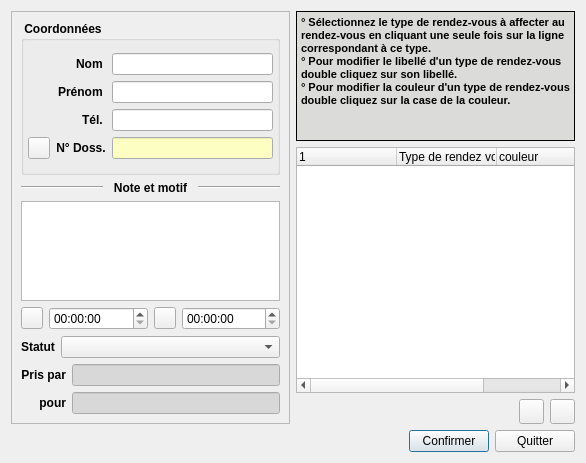
<?xml version="1.0" encoding="UTF-8"?>
<ui version="4.0">
 <class>C_Dlg_RdvTypeConfig</class>
 <widget class="QDialog" name="C_Dlg_RdvTypeConfig">
  <property name="geometry">
   <rect>
    <x>0</x>
    <y>0</y>
    <width>586</width>
    <height>463</height>
   </rect>
  </property>
  <property name="sizePolicy">
   <sizepolicy hsizetype="Expanding" vsizetype="Expanding">
    <horstretch>0</horstretch>
    <verstretch>0</verstretch>
   </sizepolicy>
  </property>
  <property name="windowTitle">
   <string>Dialog</string>
  </property>
  <layout class="QGridLayout" name="gridLayout_12">
   <item row="0" column="0">
    <widget class="QFrame" name="frame_RdvEdit">
     <property name="frameShape">
      <enum>QFrame::StyledPanel</enum>
     </property>
     <property name="frameShadow">
      <enum>QFrame::Raised</enum>
     </property>
     <layout class="QGridLayout" name="gridLayout_9">
      <item row="0" column="0">
       <widget class="QGroupBox" name="groupBox_Coordonnees">
        <property name="font">
         <font>
          <weight>75</weight>
          <bold>true</bold>
         </font>
        </property>
        <property name="title">
         <string> Coordonnées </string>
        </property>
        <layout class="QGridLayout" name="gridLayout_8">
         <property name="margin">
          <number>4</number>
         </property>
         <item row="0" column="0">
          <layout class="QGridLayout" name="gridLayout_6">
           <item row="0" column="0">
            <layout class="QGridLayout" name="gridLayout_5">
             <item row="0" column="0">
              <widget class="QLabel" name="label_2">
               <property name="font">
                <font>
                 <weight>75</weight>
                 <bold>true</bold>
                </font>
               </property>
               <property name="text">
                <string>Nom </string>
               </property>
               <property name="alignment">
                <set>Qt::AlignRight|Qt::AlignTrailing|Qt::AlignVCenter</set>
               </property>
              </widget>
             </item>
             <item row="1" column="0">
              <widget class="QLabel" name="label_3">
               <property name="font">
                <font>
                 <weight>75</weight>
                 <bold>true</bold>
                </font>
               </property>
               <property name="text">
                <string>Prénom </string>
               </property>
               <property name="alignment">
                <set>Qt::AlignRight|Qt::AlignTrailing|Qt::AlignVCenter</set>
               </property>
              </widget>
             </item>
             <item row="2" column="0">
              <widget class="QLabel" name="label_4">
               <property name="font">
                <font>
                 <weight>75</weight>
                 <bold>true</bold>
                </font>
               </property>
               <property name="text">
                <string>Tél. </string>
               </property>
               <property name="alignment">
                <set>Qt::AlignRight|Qt::AlignTrailing|Qt::AlignVCenter</set>
               </property>
              </widget>
             </item>
             <item row="3" column="0">
              <layout class="QGridLayout" name="gridLayout_4">
               <item row="0" column="0">
                <widget class="QPushButton" name="pushButton_Anonymize">
                 <property name="maximumSize">
                  <size>
                   <width>22</width>
                   <height>22</height>
                  </size>
                 </property>
                 <property name="toolTip">
                  <string>Rendre un rendez-vous anonyme (non rattaché à un dossier)</string>
                 </property>
                 <property name="text">
                  <string/>
                 </property>
                </widget>
               </item>
               <item row="0" column="1">
                <widget class="QLabel" name="label_5">
                 <property name="font">
                  <font>
                   <weight>75</weight>
                   <bold>true</bold>
                  </font>
                 </property>
                 <property name="text">
                  <string>N° Doss.</string>
                 </property>
                 <property name="alignment">
                  <set>Qt::AlignCenter</set>
                 </property>
                </widget>
               </item>
              </layout>
             </item>
            </layout>
           </item>
           <item row="0" column="1">
            <layout class="QVBoxLayout" name="verticalLayout">
             <item>
              <widget class="QLineEdit" name="lineEdit_Nom">
               <property name="font">
                <font>
                 <weight>50</weight>
                 <bold>false</bold>
                </font>
               </property>
              </widget>
             </item>
             <item>
              <widget class="QLineEdit" name="lineEdit_Prenom">
               <property name="font">
                <font>
                 <weight>50</weight>
                 <bold>false</bold>
                </font>
               </property>
              </widget>
             </item>
             <item>
              <widget class="QLineEdit" name="lineEdit_Tel">
               <property name="font">
                <font>
                 <weight>50</weight>
                 <bold>false</bold>
                </font>
               </property>
              </widget>
             </item>
             <item>
              <widget class="QLineEdit" name="lineEdit_GUID">
               <property name="palette">
                <palette>
                 <active>
                  <colorrole role="Base">
                   <brush brushstyle="SolidPattern">
                    <color alpha="255">
                     <red>252</red>
                     <green>255</green>
                     <blue>193</blue>
                    </color>
                   </brush>
                  </colorrole>
                 </active>
                 <inactive>
                  <colorrole role="Base">
                   <brush brushstyle="SolidPattern">
                    <color alpha="255">
                     <red>252</red>
                     <green>255</green>
                     <blue>193</blue>
                    </color>
                   </brush>
                  </colorrole>
                 </inactive>
                 <disabled>
                  <colorrole role="Base">
                   <brush brushstyle="SolidPattern">
                    <color alpha="255">
                     <red>255</red>
                     <green>255</green>
                     <blue>255</blue>
                    </color>
                   </brush>
                  </colorrole>
                 </disabled>
                </palette>
               </property>
               <property name="font">
                <font>
                 <pointsize>8</pointsize>
                 <weight>50</weight>
                 <bold>false</bold>
                </font>
               </property>
               <property name="readOnly">
                <bool>true</bool>
               </property>
              </widget>
             </item>
            </layout>
           </item>
          </layout>
         </item>
        </layout>
       </widget>
      </item>
      <item row="1" column="0">
       <layout class="QGridLayout" name="gridLayout_7">
        <item row="2" column="0">
         <layout class="QHBoxLayout" name="horizontalLayout_4">
          <item>
           <widget class="QLabel" name="label_8">
            <property name="font">
             <font>
              <weight>75</weight>
              <bold>true</bold>
             </font>
            </property>
            <property name="text">
             <string>Statut</string>
            </property>
            <property name="alignment">
             <set>Qt::AlignCenter</set>
            </property>
           </widget>
          </item>
          <item>
           <widget class="QComboBox" name="comboBox_Statut">
            <property name="sizePolicy">
             <sizepolicy hsizetype="Expanding" vsizetype="Fixed">
              <horstretch>0</horstretch>
              <verstretch>0</verstretch>
             </sizepolicy>
            </property>
            <property name="toolTip">
             <string>Choix du statut du rendez-vous</string>
            </property>
           </widget>
          </item>
         </layout>
        </item>
        <item row="0" column="0">
         <layout class="QGridLayout" name="gridLayout_3">
          <item row="1" column="0">
           <widget class="QTextEdit" name="textEdit_note">
            <property name="maximumSize">
             <size>
              <width>16777215</width>
              <height>100</height>
             </size>
            </property>
            <property name="tabChangesFocus">
             <bool>true</bool>
            </property>
           </widget>
          </item>
          <item row="0" column="0">
           <layout class="QHBoxLayout" name="horizontalLayout_2">
            <item>
             <widget class="Line" name="line">
              <property name="orientation">
               <enum>Qt::Horizontal</enum>
              </property>
             </widget>
            </item>
            <item>
             <widget class="QLabel" name="label">
              <property name="font">
               <font>
                <weight>75</weight>
                <bold>true</bold>
               </font>
              </property>
              <property name="text">
               <string>Note et motif</string>
              </property>
              <property name="alignment">
               <set>Qt::AlignCenter</set>
              </property>
             </widget>
            </item>
            <item>
             <widget class="Line" name="line_2">
              <property name="orientation">
               <enum>Qt::Horizontal</enum>
              </property>
             </widget>
            </item>
           </layout>
          </item>
         </layout>
        </item>
        <item row="1" column="0">
         <layout class="QHBoxLayout" name="horizontalLayout_5">
          <item>
           <widget class="QPushButton" name="pushButton_Heure">
            <property name="minimumSize">
             <size>
              <width>22</width>
              <height>22</height>
             </size>
            </property>
            <property name="maximumSize">
             <size>
              <width>22</width>
              <height>22</height>
             </size>
            </property>
            <property name="toolTip">
             <string>Changer l'heure du rendez-vous à partir d'une liste d'heures possibles</string>
            </property>
            <property name="text">
             <string/>
            </property>
           </widget>
          </item>
          <item>
           <widget class="QTimeEdit" name="timeEdit_Heure"/>
          </item>
          <item>
           <widget class="QPushButton" name="pushButton_Duree">
            <property name="minimumSize">
             <size>
              <width>22</width>
              <height>22</height>
             </size>
            </property>
            <property name="maximumSize">
             <size>
              <width>22</width>
              <height>22</height>
             </size>
            </property>
            <property name="toolTip">
             <string>Changer la durée du rendez-vous à partir d'une liste d'heures possibles</string>
            </property>
            <property name="text">
             <string/>
            </property>
           </widget>
          </item>
          <item>
           <widget class="QTimeEdit" name="timeEdit_Duree"/>
          </item>
         </layout>
        </item>
       </layout>
      </item>
      <item row="2" column="0">
       <layout class="QGridLayout" name="gridLayout">
        <item row="0" column="0">
         <layout class="QVBoxLayout" name="verticalLayout_3">
          <item>
           <widget class="QLabel" name="label_6">
            <property name="font">
             <font>
              <weight>75</weight>
              <bold>true</bold>
             </font>
            </property>
            <property name="text">
             <string>Pris par</string>
            </property>
            <property name="alignment">
             <set>Qt::AlignRight|Qt::AlignTrailing|Qt::AlignVCenter</set>
            </property>
           </widget>
          </item>
          <item>
           <widget class="QLabel" name="label_7">
            <property name="font">
             <font>
              <weight>75</weight>
              <bold>true</bold>
             </font>
            </property>
            <property name="text">
             <string>pour</string>
            </property>
            <property name="alignment">
             <set>Qt::AlignRight|Qt::AlignTrailing|Qt::AlignVCenter</set>
            </property>
           </widget>
          </item>
         </layout>
        </item>
        <item row="0" column="1">
         <layout class="QVBoxLayout" name="verticalLayout_2">
          <item>
           <widget class="QLineEdit" name="lineEdit_PrisPar">
            <property name="maximumSize">
             <size>
              <width>16777215</width>
              <height>16777215</height>
             </size>
            </property>
            <property name="palette">
             <palette>
              <active>
               <colorrole role="Base">
                <brush brushstyle="SolidPattern">
                 <color alpha="255">
                  <red>216</red>
                  <green>216</green>
                  <blue>216</blue>
                 </color>
                </brush>
               </colorrole>
              </active>
              <inactive>
               <colorrole role="Base">
                <brush brushstyle="SolidPattern">
                 <color alpha="255">
                  <red>216</red>
                  <green>216</green>
                  <blue>216</blue>
                 </color>
                </brush>
               </colorrole>
              </inactive>
              <disabled>
               <colorrole role="Base">
                <brush brushstyle="SolidPattern">
                 <color alpha="255">
                  <red>255</red>
                  <green>255</green>
                  <blue>255</blue>
                 </color>
                </brush>
               </colorrole>
              </disabled>
             </palette>
            </property>
            <property name="font">
             <font>
              <pointsize>8</pointsize>
             </font>
            </property>
            <property name="readOnly">
             <bool>true</bool>
            </property>
           </widget>
          </item>
          <item>
           <widget class="QLineEdit" name="lineEdit_PrisPour">
            <property name="maximumSize">
             <size>
              <width>16777215</width>
              <height>16777215</height>
             </size>
            </property>
            <property name="palette">
             <palette>
              <active>
               <colorrole role="Base">
                <brush brushstyle="SolidPattern">
                 <color alpha="255">
                  <red>216</red>
                  <green>216</green>
                  <blue>216</blue>
                 </color>
                </brush>
               </colorrole>
              </active>
              <inactive>
               <colorrole role="Base">
                <brush brushstyle="SolidPattern">
                 <color alpha="255">
                  <red>216</red>
                  <green>216</green>
                  <blue>216</blue>
                 </color>
                </brush>
               </colorrole>
              </inactive>
              <disabled>
               <colorrole role="Base">
                <brush brushstyle="SolidPattern">
                 <color alpha="255">
                  <red>255</red>
                  <green>255</green>
                  <blue>255</blue>
                 </color>
                </brush>
               </colorrole>
              </disabled>
             </palette>
            </property>
            <property name="font">
             <font>
              <pointsize>8</pointsize>
             </font>
            </property>
            <property name="readOnly">
             <bool>true</bool>
            </property>
           </widget>
          </item>
         </layout>
        </item>
       </layout>
      </item>
     </layout>
    </widget>
   </item>
   <item row="0" column="1">
    <layout class="QGridLayout" name="gridLayout_11">
     <item row="1" column="0">
      <widget class="QTreeWidget" name="treeWidget_RdvTypeList">
       <property name="sizePolicy">
        <sizepolicy hsizetype="Minimum" vsizetype="Expanding">
         <horstretch>0</horstretch>
         <verstretch>0</verstretch>
        </sizepolicy>
       </property>
       <property name="rootIsDecorated">
        <bool>false</bool>
       </property>
       <column>
        <property name="text">
         <string/>
        </property>
       </column>
       <column>
        <property name="text">
         <string>Type de rendez vous</string>
        </property>
       </column>
       <column>
        <property name="text">
         <string>couleur</string>
        </property>
       </column>
       <column>
        <property name="text">
         <string>Durée par défaut</string>
        </property>
       </column>
      </widget>
     </item>
     <item row="2" column="0">
      <layout class="QGridLayout" name="gridLayout_10">
       <item row="0" column="0">
        <spacer name="horizontalSpacer_2">
         <property name="orientation">
          <enum>Qt::Horizontal</enum>
         </property>
         <property name="sizeHint" stdset="0">
          <size>
           <width>107</width>
           <height>24</height>
          </size>
         </property>
        </spacer>
       </item>
       <item row="0" column="1">
        <widget class="QPushButton" name="pushButton_Plus">
         <property name="minimumSize">
          <size>
           <width>25</width>
           <height>25</height>
          </size>
         </property>
         <property name="maximumSize">
          <size>
           <width>25</width>
           <height>25</height>
          </size>
         </property>
         <property name="toolTip">
          <string>Ajouter un type de rendez-vous</string>
         </property>
         <property name="statusTip">
          <string/>
         </property>
         <property name="whatsThis">
          <string/>
         </property>
         <property name="accessibleName">
          <string/>
         </property>
         <property name="accessibleDescription">
          <string/>
         </property>
         <property name="text">
          <string/>
         </property>
        </widget>
       </item>
       <item row="0" column="2">
        <widget class="QPushButton" name="pushButton_Moins">
         <property name="minimumSize">
          <size>
           <width>25</width>
           <height>25</height>
          </size>
         </property>
         <property name="maximumSize">
          <size>
           <width>25</width>
           <height>25</height>
          </size>
         </property>
         <property name="toolTip">
          <string>Détruire un type de rendez-vous</string>
         </property>
         <property name="statusTip">
          <string/>
         </property>
         <property name="whatsThis">
          <string/>
         </property>
         <property name="accessibleName">
          <string/>
         </property>
         <property name="accessibleDescription">
          <string/>
         </property>
         <property name="text">
          <string/>
         </property>
        </widget>
       </item>
      </layout>
     </item>
     <item row="0" column="0">
      <widget class="QTextBrowser" name="textBrowser">
       <property name="sizePolicy">
        <sizepolicy hsizetype="Expanding" vsizetype="Expanding">
         <horstretch>0</horstretch>
         <verstretch>0</verstretch>
        </sizepolicy>
       </property>
       <property name="maximumSize">
        <size>
         <width>16777215</width>
         <height>130</height>
        </size>
       </property>
       <property name="palette">
        <palette>
         <active>
          <colorrole role="Base">
           <brush brushstyle="SolidPattern">
            <color alpha="255">
             <red>219</red>
             <green>219</green>
             <blue>218</blue>
            </color>
           </brush>
          </colorrole>
         </active>
         <inactive>
          <colorrole role="Base">
           <brush brushstyle="SolidPattern">
            <color alpha="255">
             <red>219</red>
             <green>219</green>
             <blue>218</blue>
            </color>
           </brush>
          </colorrole>
         </inactive>
         <disabled>
          <colorrole role="Base">
           <brush brushstyle="SolidPattern">
            <color alpha="255">
             <red>255</red>
             <green>255</green>
             <blue>255</blue>
            </color>
           </brush>
          </colorrole>
         </disabled>
        </palette>
       </property>
       <property name="font">
        <font>
         <weight>75</weight>
         <bold>true</bold>
        </font>
       </property>
       <property name="frameShape">
        <enum>QFrame::Box</enum>
       </property>
       <property name="frameShadow">
        <enum>QFrame::Plain</enum>
       </property>
       <property name="lineWidth">
        <number>1</number>
       </property>
       <property name="midLineWidth">
        <number>1</number>
       </property>
       <property name="html">
        <string>&lt;!DOCTYPE HTML PUBLIC &quot;-//W3C//DTD HTML 4.0//EN&quot; &quot;http://www.w3.org/TR/REC-html40/strict.dtd&quot;&gt;
&lt;html&gt;&lt;head&gt;&lt;meta name=&quot;qrichtext&quot; content=&quot;1&quot; /&gt;&lt;style type=&quot;text/css&quot;&gt;
p, li { white-space: pre-wrap; }
&lt;/style&gt;&lt;/head&gt;&lt;body style=&quot; font-family:'Sans Serif'; font-size:9pt; font-weight:600; font-style:normal;&quot;&gt;
&lt;table border=&quot;0&quot; style=&quot;-qt-table-type: root; margin-top:4px; margin-bottom:4px; margin-left:4px; margin-right:4px;&quot;&gt;
&lt;tr&gt;
&lt;td style=&quot;border: none;&quot;&gt;
&lt;p style=&quot; margin-top:0px; margin-bottom:0px; margin-left:0px; margin-right:0px; -qt-block-indent:0; text-indent:0px;&quot;&gt;&lt;span style=&quot; font-size:8pt;&quot;&gt;° Sélectionnez le type de rendez-vous à affecter au rendez-vous en cliquant une seule fois sur la ligne correspondant à ce type.&lt;/span&gt;&lt;/p&gt;
&lt;p style=&quot; margin-top:0px; margin-bottom:0px; margin-left:0px; margin-right:0px; -qt-block-indent:0; text-indent:0px;&quot;&gt;&lt;span style=&quot; font-size:8pt;&quot;&gt;° Pour modifier le libellé d'un type de rendez-vous double cliquez sur son libellé.&lt;/span&gt;&lt;/p&gt;
&lt;p style=&quot; margin-top:0px; margin-bottom:0px; margin-left:0px; margin-right:0px; -qt-block-indent:0; text-indent:0px;&quot;&gt;&lt;span style=&quot; font-size:8pt;&quot;&gt;° Pour modifier la couleur d'un type de rendez-vous double cliquez sur la case de la couleur.&lt;/span&gt;&lt;/p&gt;&lt;/td&gt;&lt;/tr&gt;&lt;/table&gt;&lt;/body&gt;&lt;/html&gt;</string>
       </property>
      </widget>
     </item>
    </layout>
   </item>
   <item row="1" column="0" colspan="2">
    <layout class="QGridLayout" name="gridLayout_2">
     <item row="0" column="0">
      <spacer name="horizontalSpacer">
       <property name="orientation">
        <enum>Qt::Horizontal</enum>
       </property>
       <property name="sizeHint" stdset="0">
        <size>
         <width>40</width>
         <height>20</height>
        </size>
       </property>
      </spacer>
     </item>
     <item row="0" column="3">
      <layout class="QHBoxLayout" name="horizontalLayout">
       <item>
        <widget class="QPushButton" name="pushButton_Ok">
         <property name="text">
          <string>Confirmer</string>
         </property>
         <property name="shortcut">
          <string>Alt+C</string>
         </property>
         <property name="default">
          <bool>true</bool>
         </property>
        </widget>
       </item>
       <item>
        <widget class="QPushButton" name="pushButton_Quitter">
         <property name="text">
          <string>Quitter</string>
         </property>
         <property name="shortcut">
          <string>Alt+Q</string>
         </property>
        </widget>
       </item>
      </layout>
     </item>
    </layout>
   </item>
  </layout>
 </widget>
 <resources/>
 <connections/>
</ui>
